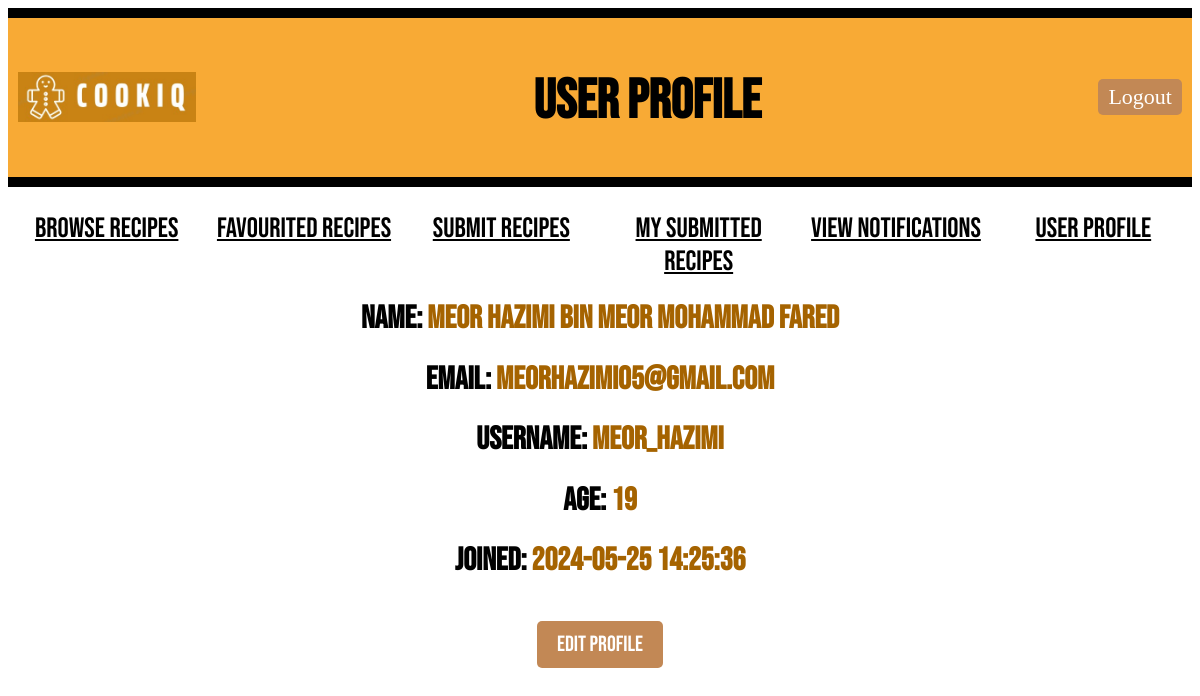
The app's page /user/1/userprofile (signed in) with its own data.
### models.py (models this page shows, shortened)
class User(db.Model):
    id = db.Column(db.Integer, primary_key=True)
    name = db.Column(db.String(100), nullable=False)
    email = db.Column(db.String(80), unique=True, nullable=False)
    username = db.Column(db.String(100), unique=True, nullable=False)
    age = db.Column(db.Integer)
    password = db.Column(db.String(100), nullable=False)
    created_at = db.Column(db.DateTime(timezone=True), default=lambda: datetime.now(timezone('Asia/Kuala_Lumpur')))
    number_of_warnings = db.Column(db.Integer, default=0)
    recipes = db.relationship('Recipe', backref='author', cascade="all, delete-orphan", lazy=True)
    comments = db.relationship('Comment', backref='commenter', cascade="all, delete-orphan", lazy=True)
    favourite_recipes = db.relationship('FavouriteRecipe', backref='user_fav', cascade="all, delete-orphan", lazy=True)
    notifications = db.relationship('Notification', back_populates='user', cascade="all, delete-orphan", lazy=True, overlaps="user_notifications")
    reports = db.relationship('Report', back_populates='user', cascade="all, delete-orphan", lazy=True, overlaps="user_reports")

### main.py (the view)
@app.route("/user/<int:user_id>/userprofile")
def user_profile(user_id):
    if "user_id" not in session or session["user_id"] != user_id:
        return redirect(url_for("login"))
    user = User.query.get_or_404(user_id)
    return render_template("user_profile.html", user=user)

### templates/user_profile.html (shortened to what this page needs)
<!DOCTYPE html>
<html>
<head>
    <link rel="stylesheet" type="text/css" href="{{ url_for('static', filename='style.css') }}">
</head>
<body>
    <div class="header">
        <div class="logo-container">
            <img style="height: 50px; padding-bottom: 30px;" src="{{ url_for('static', filename='Logo_CookiQ.jpeg') }}" alt="Logo_CookiQ">
        </div>
        <h1 class="title">User Profile</h1>
        <a href="{{ url_for('logout') }}" class="LogOutButton">Logout</a>
    </div>
    <div class="classification">
        <ul>
            <li><a href="{{ url_for('browse_recipes', user_id=user.id) }}" class="nav-button">Browse Recipes</a></li>
            <li><a href="{{ url_for('favouritedrecipe', user_id=user.id)}}" class="nav-button">Favourited Recipes</a></li>
            <li><a href="{{ url_for('recipesubmission', user_id=user.id) }}" class="nav-button">Submit Recipes</a></li>
            <li><a href="{{ url_for('submitted_recipes', user_id=user.id) }}" class="nav-button">My Submitted Recipes</a></li>
            <li><a href="{{ url_for('view_notifications', user_id=user.id) }}" class="nav-button">View Notifications</a></li>
            <li><a href="{{ url_for('user_profile', user_id=user.id) }}" class="nav-button">User Profile</a></li>
        </ul>
    </div>
    <div class="profile">
        <div class="profile-info">
            <h1><strong>NAME:</strong> {{ user.name }}</h1>
            <h1><strong>EMAIL:</strong> {{ user.email }}</h1>
            <h1><strong>USERNAME:</strong> {{ user.username }}</h1>
            <h1><strong>AGE:</strong> {{ user.age }}</h1>
            <h1><strong>JOINED:</strong> {{ user.created_at }}</h1>
            <a href="{{ url_for('edit_profile', user_id=user.id) }}" class="EditProfile">Edit Profile</a>
        </div>
    </div>
</body>
</html>

### static/style.css (style rules this page uses)
.header { display: flex; align-items: center; justify-content: space-between; background-color: #f8aa35; border-top: 10px solid #000; border-bottom: 10px solid #000; margin-bottom: 20px; padding: 5px 10px; }
.logo-container { display: flex; align-items: center; margin-top: 30px; }
.title { font-family: 'Bebas Neue', sans-serif; font-size: 55px; color: rgb(0, 0, 0); margin-top: 45px; }
.nav-button { border: none; color: rgb(0, 0, 0); }
.MainButton, .HomeButton, .LogOutButton { padding: 5px 10px; border-radius: 5px; background-color: #c28855; color: #fff; font-size: 22px; font-weight: 300; cursor: pointer; text-decoration: none; left: 20px; }
.classification ul { text-align: center; display: flex; padding-top: 5px; padding-left: 0px; }
.classification li { font-family: 'Bebas Neue', sans-serif; font-size: 28px; font-weight: 300; text-transform: uppercase; display: inline-block; width: 100%; }
.profile-info { text-align: center; margin-bottom: 20px; font-family: 'Bebas Neue', sans-serif; }
.profile-info h1 { color: #a56300; }
.profile-info strong { color: #000; }
.EditProfile { padding: 10px 20px; border-radius: 5px; background-color: #c28855; color: #fff; font-size: 22px; font-weight: 300; text-decoration: none; margin-top: 20px; display: inline-block; }

### records on screen
User: name "Meor Hazimi Bin Meor Mohammad Fared", email "meorhazimi05@gmail.com", username "meor_hazimi", age "19", created_at "2024-05-25 14:25:36"
